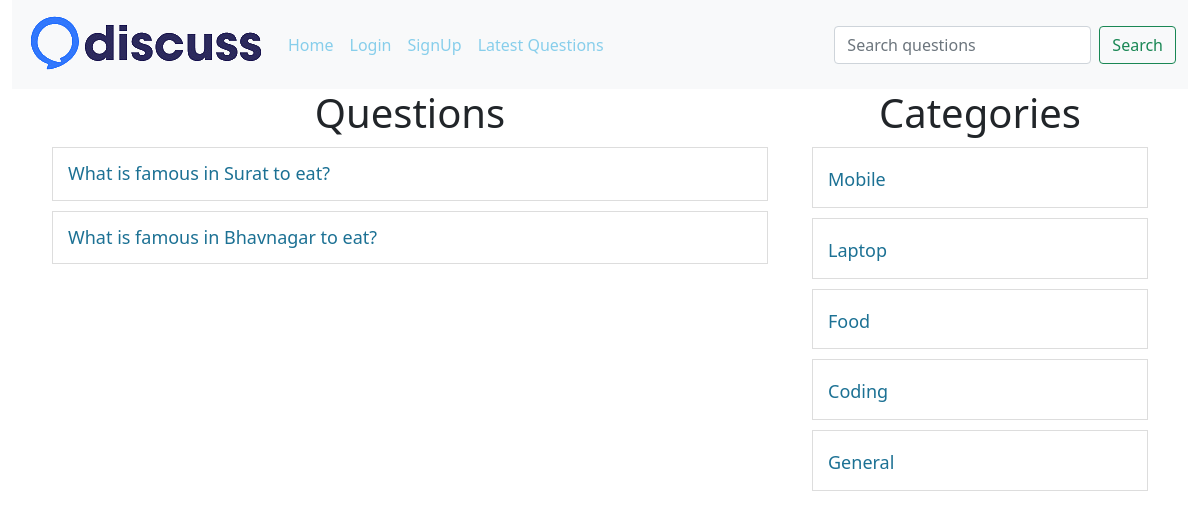
The page /?c-id=3 on the database its author committed.
### tables this page shows
CREATE TABLE `questions` (
  `id` int(30) NOT NULL,
  `title` varchar(100) NOT NULL,
  `description` varchar(300) NOT NULL,
  `category_id` int(10) NOT NULL,
  `user_id` varchar(10) NOT NULL
);

CREATE TABLE `category` (
  `id` int(30) NOT NULL,
  `name` varchar(100) NOT NULL
);

### client/categorylist.php (the view)
<div>
    <h1 class="heading">Categories</h1>
    <?php
    include('./common/db.php');
    $query = "select * from category";
    $result = $conn->query($query);
    foreach ($result as $row) {
        $name = ucfirst($row['name']);
        $id = $row['id'];
        echo "<div class='row question-list'>
    <h4><a href='?c-id=$id'>$name</a></h4>
    </div>";
    }
    ?>
</div>

### client/questions.php (shortened to what this page needs)
<div class="container">
    <div class="row">
        <div class="col-8">
            <h1 class="heading">Questions</h1>
            <?php
            include("./common/db.php");
            if (isset($_GET["c-id"])) {
                $query = "select * from questions where category_id=$cid";
            } else if (isset($_GET["u-id"])) {
                $query = "select * from questions where user_id=$uid";
            } else if (isset($_GET["latest"])) {
                $query = "select * from questions order by id desc";
            } else if (isset($_GET["search"])) {
                $query = "select * from questions where `title` LIKE '%$search%' ";
            } else {
                $query = "select * from questions";
            }
            $result = $conn->query($query);
            foreach ($result as $row) {
                $title = $row["title"];
                $id = $row['id'];
                echo "<div class='row question-list'>
                <h4 class='my-question'><a href='?q-id=$id'>$title</a>";
                echo "</h4></div>";
            }
            ?>
        </div>
        <div class="col-4">
            <?php include('categorylist.php'); ?>
        </div>
    </div>
</div>

### public/style.css (style rules this page uses)
a { color: skyblue !important; }
.heading { text-align: center; }
.question-list { border: 1px solid #ddd; padding: 15px; margin: 10px; }
.question-list a { text-decoration: none; }
.question-list h4 { margin: 0; padding: 0; }
.question-list a, .question-title { font-size: 18px; text-decoration: none; color: #1c7194 !important; }
.my-question { display: flex; justify-content: space-between; }

### rows shown on the page
questions: title "What is famous in Surat to eat?"
questions: title "What is famous in Bhavnagar to eat?"
category: name "Mobile"
category: name "Laptop"
category: name "Food"
category: name "Coding"
category: name "General"
